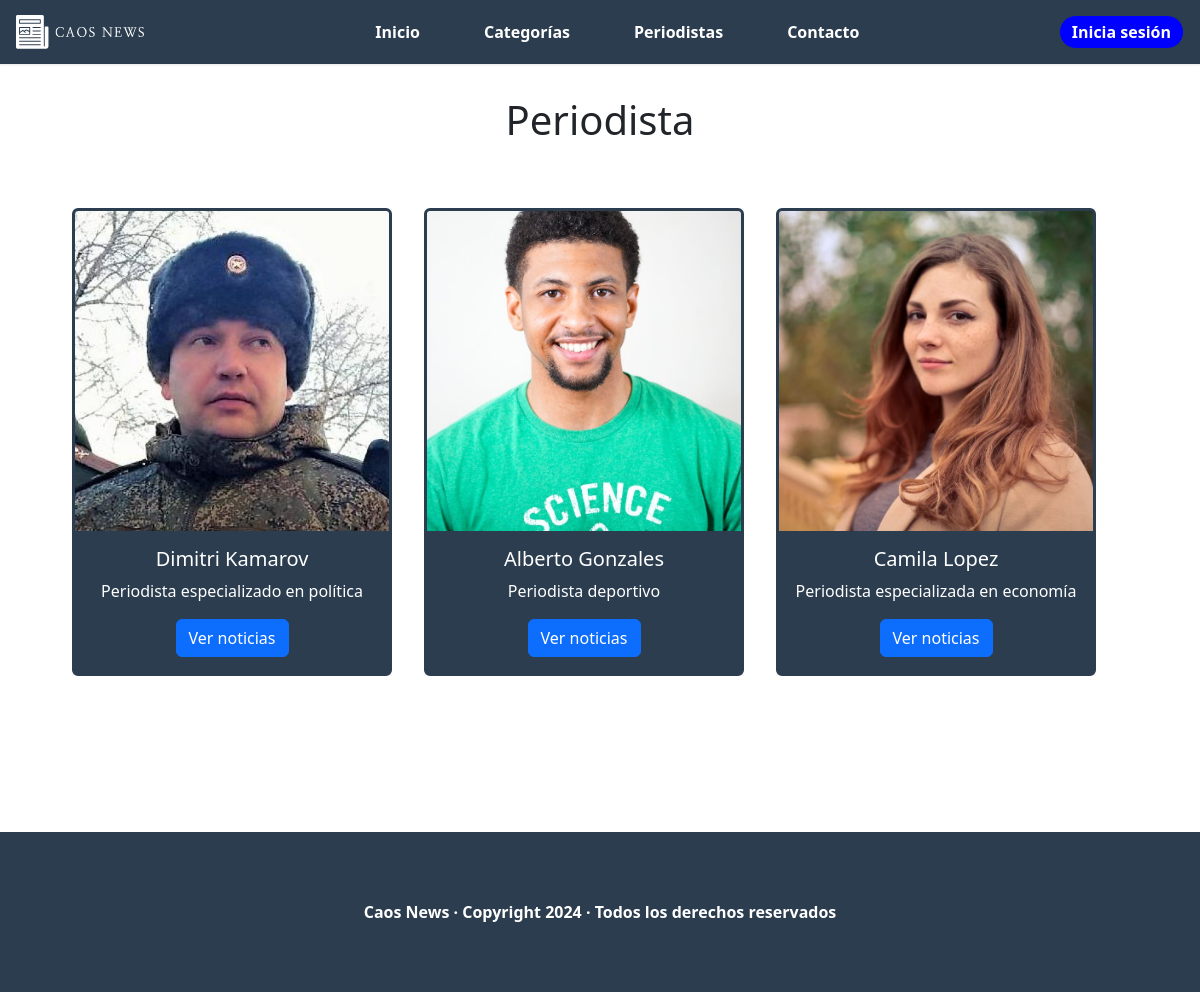
The page /lista_periodistas on the database its author committed.
### core/models.py (models this page shows, shortened)
class PerfilPeriodista(models.Model):
    descripcion = models.CharField(max_length=100)
    foto_perfil = models.ImageField(upload_to='foto_periodista', blank=False, default='avatar-periodista.jpg')
    id_usuario = models.ForeignKey(User, on_delete=models.CASCADE)

### core/views.py (the view)
# urls.py: path('lista_periodistas', lista_periodistas, name='lista_periodistas'),
def lista_periodistas(request):
    lista_perfil_periodistas = PerfilPeriodista.objects.all()
    aux = {
        'lista_perfil_periodistas': lista_perfil_periodistas
    }
    return render(request, 'core/paginas/comun/lista_periodistas.html', aux)

### core/templates/core/paginas/comun/lista_periodistas.html
{% extends 'core/base.html'%}
{% load static %}
{% block estilo %}
<link rel="stylesheet" href="{% static 'core/css/lista_periodistas.css' %}">
{% endblock %}
{% block content %}
<main>
  <h1 class="titulo-principal">Periodista</h1>
  <div class="card-container container">
    {% for perfil_periodista in lista_perfil_periodistas %}
    <div class="card" >
      <img class="image-card" src="{{perfil_periodista.foto_perfil.url}}" alt="">
      <div class="card-body">
        <h5 class="card-title">{{perfil_periodista.id_usuario.first_name}} {{perfil_periodista.id_usuario.last_name}}</h5>
        <p class="card-text">{{perfil_periodista.descripcion}}</p>
        <a href="{% url 'periodista' perfil_periodista.id_usuario.id %}" class="btn btn-primary">Ver noticias</a>
      </div>
    </div>
    {% endfor %}
  </div>
</main>
{% endblock %}

### core/static/core/css/header.css (style rules this page uses)
*, *::before, *::after { margin: 0; padding: 0; box-sizing: border-box; }
body { min-height: 100vh; display: flex; }
a { text-decoration: none; color: inherit; }
body { padding-top: 6rem; }

### core/static/core/css/footer.css (style rules this page uses)
body { min-height: 100vh; display: flex; flex-direction: column; }
main { min-height: calc(100vh - 4rem); }

### core/static/core/css/lista_periodistas.css (style rules this page uses)
.titulo-principal { text-align: center; margin-bottom: 4rem; }
.card-container { display: flex; flex-direction: column; justify-content: center; align-items: center; }
.card { width: 20rem; text-align: center; border: 3px solid #2b3d4f; color: white; background-color: #2b3d4f; margin-bottom: 2rem; overflow: hidden; }
.image-card { width: 20rem; height: 20rem; object-fit: cover; }
@media screen and (min-width: 1024px) { .card-container { flex-direction: row; flex-wrap: wrap; } }
@media screen and (min-width: 1024px) { .card { margin-right: 2rem; flex-shrink: 0; } }

### rows shown on the page
PerfilPeriodista: foto_perfil (picture), id_usuario.first_name "Dimitri", id_usuario.last_name "Kamarov", descripcion "Periodista especializado en política"
PerfilPeriodista: foto_perfil (picture), id_usuario.first_name "Alberto", id_usuario.last_name "Gonzales", descripcion "Periodista deportivo"
PerfilPeriodista: foto_perfil (picture), id_usuario.first_name "Camila", id_usuario.last_name "Lopez", descripcion "Periodista especializada en economía"
